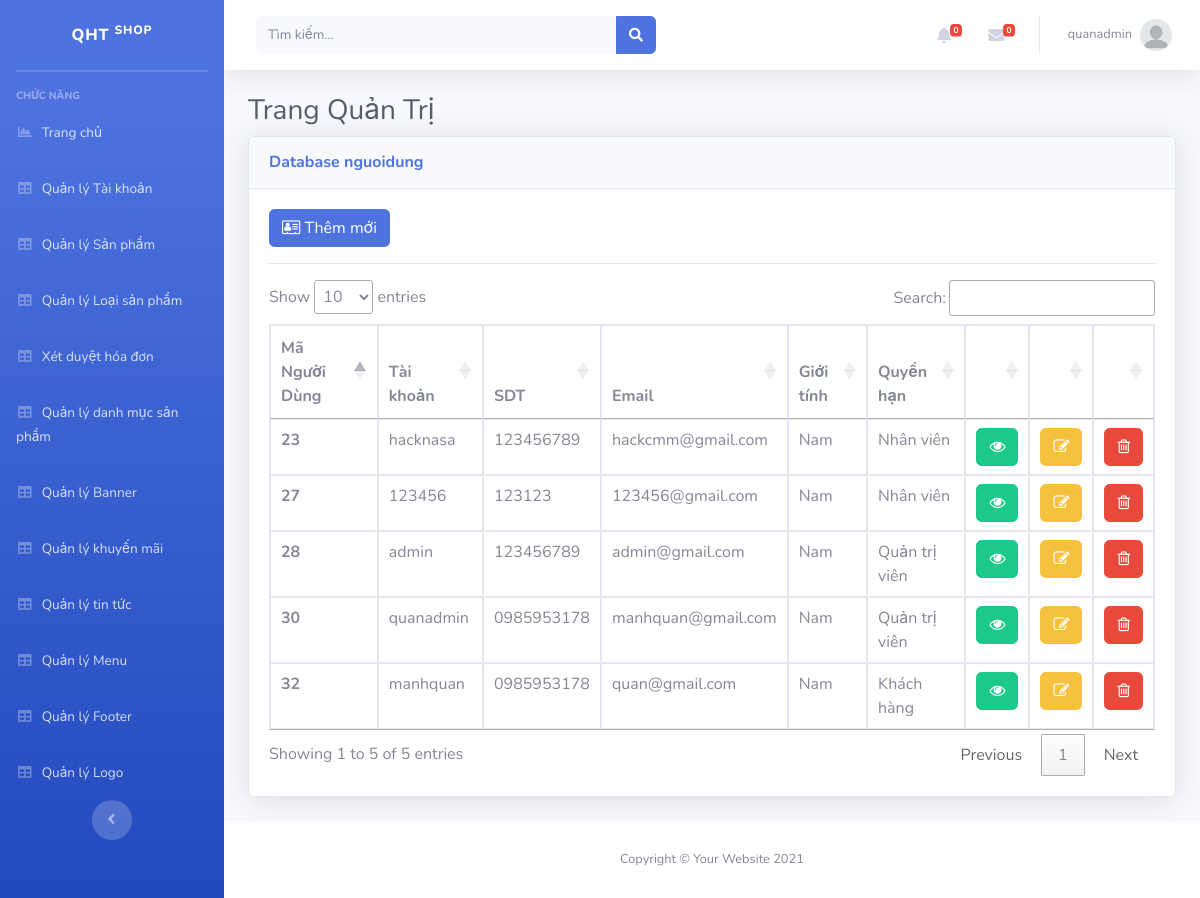
Page /Admin/index.php?mod=nguoidung (signed in) on the committed database.
### tables this page shows
CREATE TABLE `nguoidung` (
  `MaND` int(11) NOT NULL,
  `avatar` varchar(255) NOT NULL,
  `HoTen` varchar(20) NOT NULL,
  `GioiTinh` varchar(10) NOT NULL,
  `birthday` date NOT NULL,
  `SDT` varchar(20) DEFAULT NULL,
  `Email` varchar(50) NOT NULL,
  `DiaChi` varchar(200) NOT NULL,
  `Tinh` varchar(255) NOT NULL,
  `QuanHuyen` varchar(255) NOT NULL,
  `TaiKhoan` varchar(100) NOT NULL,
  `MatKhau` varchar(100) NOT NULL,
  `MaQuyen` int(11) NOT NULL,
  `TrangThai` int(11) NOT NULL
);

### Admin/MVC/controllers/NguoiDungController.php (called while the page is built, shortened)
<?php
class NguoiDungController
{
    var $nguoidung_model;
    public function __construct()
    {
        $this->nguoidung_model = new nguoidung();
    }
    public function list()
    {
        $data = $this->nguoidung_model->All();
        require_once("MVC/Views/Admin/index.php");
    }
}

### Admin/MVC/Models/connection.php (called while the page is built, shortened)
<?php
    class Connection{
        function __construct()
        {
            $severname ="localhost";
            $username ="root";
            $password ="";
            $db_name ="wiroshop";
            $this->conn = new mysqli($severname,$username,$password,$db_name);
        }
    }
?>

### Admin/MVC/Models/model.php (called while the page is built, shortened)
<?php
require_once("connection.php");
class Model
{
    var $table;
    var $contens;
    function __construct()
    {
        $conn_obj = new Connection();
        $this->conn = $conn_obj->conn;
    }
    function All()
    {
        $query = "select * from $this->table ORDER BY $this->contens DESC ";
        require("result.php");
        return $data;
    }
}

### Admin/MVC/Models/result.php (called while the page is built)
<?php
$result = $this->conn->query($query);
$data = array();
while ($row = $result->fetch_assoc()) {
    $data[] = $row;
}
?>

### Admin/MVC/Views/nguoidung/list.php (the view, shortened to what this page needs)
<?php if (isset($_SESSION['isLogin_Admin']) && $_SESSION['isLogin_Admin'] == true) { ?>
<a href="?mod=nguoidung&act=add" type="button" class="btn btn-primary"><i class="fa fa-address-card-o" aria-hidden="true"></i>&nbsp;Thêm mới</a>
<?php } ?>
<hr>
<table class="table table-bordered" id="dataTable" width="100%" cellspacing="0">
  <thead>
    <tr>
      <th scope="col">Mã Người Dùng</th>
      <th scope="col">Tài khoản</th>
      <th scope="col">SDT</th>
      <th scope="col">Email</th>
      <th scope="col">Giới tính</th>
      <th scope="col">Quyền hạn</th>
      <th></th>
      <th></th>
      <th></th>
    </tr>
  </thead>
  <tbody>
    <?php foreach ($data as $row) { ?>
      <tr>
        <th scope="row"><?= $row['MaND'] ?></th>
        <td><?= $row['TaiKhoan'] ?></td>
        <td><?= $row['SDT'] ?></td>
        <td><?= $row['Email'] ?></td>
        <td><?= $row['GioiTinh'] ?></td>
        <td>
          <?php
          if ($row['MaQuyen'] == 2) {
            echo 'Quản trị viên';
          } else {
            if ($row['MaQuyen'] == 1) {
              echo 'Khách hàng';
            } else {
              echo 'Nhân viên';
            }
          }
          ?>
        </td>
        <td>
          <a href="?mod=nguoidung&act=detail&id=<?= $row['MaND'] ?>" type="button" class="btn btn-success"><i class="fa fa-eye" aria-hidden="true"></i></a>
        </td>
        <td> <?php if (isset($_SESSION['isLogin_Admin']) && $_SESSION['isLogin_Admin'] == true) { ?>
          <a href="?mod=nguoidung&act=edit&id=<?= $row['MaND'] ?>" type="button" class="btn btn-warning "><i class="fa fa-pencil-square-o" aria-hidden="true"></i></a>
          <?php }?></td>
          <td> <?php if (isset($_SESSION['isLogin_Admin']) && $_SESSION['isLogin_Admin'] == true) { ?>
          <a href="?mod=nguoidung&act=delete&id=<?= $row['MaND'] ?>" onclick="return confirm('Bạn có thật sự muốn xóa ?');" type="button" class="btn btn-danger"><i class="fa fa-trash-o" aria-hidden="true"></i></a>
          <?php }?></td>
      </tr>
    <?php } ?>
  </tbody>
</table>

### rows in the picture
nguoidung: MaND "32", TaiKhoan "manhquan", SDT "0985953178", Email "quan@gmail.com", GioiTinh "Nam", shows "Khách hàng"
nguoidung: MaND "30", TaiKhoan "quanadmin", SDT "0985953178", Email "manhquan@gmail.com", GioiTinh "Nam", shows "Quản trị viên"
nguoidung: MaND "28", TaiKhoan "admin", SDT "123456789", Email "admin@gmail.com", GioiTinh "Nam", shows "Quản trị viên"
nguoidung: MaND "27", TaiKhoan "123456", SDT "123123", Email "123456@gmail.com", GioiTinh "Nam", shows "Nhân viên"
nguoidung: MaND "23", TaiKhoan "hacknasa", SDT "123456789", Email "hackcmm@gmail.com", GioiTinh "Nam", shows "Nhân viên"

### other values in the picture
$_SESSION['login']['TaiKhoan'] "quanadmin"
$mod "nguoidung"
